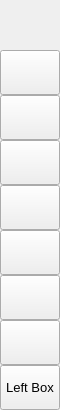
        <widget class="QFrame" name="leftMenuBg">
         <property name="minimumSize">
          <size>
           <width>60</width>
           <height>0</height>
          </size>
         </property>
         <property name="maximumSize">
          <size>
           <width>60</width>
           <height>16777215</height>
          </size>
         </property>
         <property name="frameShape">
          <enum>QFrame::NoFrame</enum>
         </property>
         <property name="frameShadow">
          <enum>QFrame::Raised</enum>
         </property>
         <layout class="QVBoxLayout" name="verticalLayout_3">
          <property name="spacing">
           <number>0</number>
          </property>
          <property name="leftMargin">
           <number>0</number>
          </property>
          <property name="topMargin">
           <number>0</number>
          </property>
          <property name="rightMargin">
           <number>0</number>
          </property>
          <property name="bottomMargin">
           <number>0</number>
          </property>
          <item>
           <widget class="QFrame" name="topLogoInfo">
            <property name="minimumSize">
             <size>
              <width>0</width>
              <height>50</height>
             </size>
            </property>
            <property name="maximumSize">
             <size>
              <width>16777215</width>
              <height>50</height>
             </size>
            </property>
            <property name="frameShape">
             <enum>QFrame::NoFrame</enum>
            </property>
            <property name="frameShadow">
             <enum>QFrame::Raised</enum>
            </property>
            <widget class="QFrame" name="topLogo">
             <property name="geometry">
              <rect>
               <x>10</x>
               <y>5</y>
               <width>42</width>
               <height>42</height>
              </rect>
             </property>
             <property name="minimumSize">
              <size>
               <width>42</width>
               <height>42</height>
              </size>
             </property>
             <property name="maximumSize">
              <size>
               <width>42</width>
               <height>42</height>
              </size>
             </property>
             <property name="styleSheet">
              <string notr="true">background-image: url(:/png/images/PNG1/PT.png)</string>
             </property>
             <property name="frameShape">
              <enum>QFrame::NoFrame</enum>
             </property>
             <property name="frameShadow">
              <enum>QFrame::Raised</enum>
             </property>
            </widget>
            <widget class="QLabel" name="titleLeftApp">
             <property name="geometry">
              <rect>
               <x>70</x>
               <y>8</y>
               <width>160</width>
               <height>20</height>
              </rect>
             </property>
             <property name="font">
              <font>
               <family>Segoe UI Semibold</family>
               <pointsize>12</pointsize>
               <italic>false</italic>
               <fontweight></fontweight>
              </font>
             </property>
             <property name="text">
              <string>PyDracula</string>
             </property>
             <property name="alignment">
              <set>Qt::AlignLeading|Qt::AlignLeft|Qt::AlignTop</set>
             </property>
            </widget>
            <widget class="QLabel" name="titleLeftDescription">
             <property name="geometry">
              <rect>
               <x>70</x>
               <y>27</y>
               <width>160</width>
               <height>16</height>
              </rect>
             </property>
             <property name="maximumSize">
              <size>
               <width>16777215</width>
               <height>16</height>
              </size>
             </property>
             <property name="font">
              <font>
               <family>Segoe UI</family>
               <pointsize>8</pointsize>
               <italic>false</italic>
               <bold>false</bold>
              </font>
             </property>
             <property name="text">
              <string>Modern GUI / Flat Style</string>
             </property>
             <property name="alignment">
              <set>Qt::AlignLeading|Qt::AlignLeft|Qt::AlignTop</set>
             </property>
            </widget>
           </widget>
          </item>
          <item>
           <widget class="QFrame" name="leftMenuFrame">
            <property name="frameShape">
             <enum>QFrame::NoFrame</enum>
            </property>
            <property name="frameShadow">
             <enum>QFrame::Raised</enum>
            </property>
            <layout class="QVBoxLayout" name="verticalMenuLayout">
             <property name="spacing">
              <number>0</number>
             </property>
             <property name="leftMargin">
              <number>0</number>
             </property>
             <property name="topMargin">
              <number>0</number>
             </property>
             <property name="rightMargin">
              <number>0</number>
             </property>
             <property name="bottomMargin">
              <number>0</number>
             </property>
             <item>
              <widget class="QFrame" name="toggleBox">
               <property name="maximumSize">
                <size>
                 <width>16777215</width>
                 <height>45</height>
                </size>
               </property>
               <property name="frameShape">
                <enum>QFrame::NoFrame</enum>
               </property>
               <property name="frameShadow">
                <enum>QFrame::Raised</enum>
               </property>
               <layout class="QVBoxLayout" name="verticalLayout_4">
                <property name="spacing">
                 <number>0</number>
                </property>
                <property name="leftMargin">
                 <number>0</number>
                </property>
                <property name="topMargin">
                 <number>0</number>
                </property>
                <property name="rightMargin">
                 <number>0</number>
                </property>
                <property name="bottomMargin">
                 <number>0</number>
                </property>
                <item>
                 <widget class="QPushButton" name="toggleButton">
                  <property name="sizePolicy">
                   <sizepolicy hsizetype="Expanding" vsizetype="Fixed">
                    <horstretch>0</horstretch>
                    <verstretch>0</verstretch>
                   </sizepolicy>
                  </property>
                  <property name="minimumSize">
                   <size>
                    <width>0</width>
                    <height>45</height>
                   </size>
                  </property>
                  <property name="font">
                   <font>
                    <family>Segoe UI</family>
                    <pointsize>10</pointsize>
                    <italic>false</italic>
                    <bold>false</bold>
                   </font>
                  </property>
                  <property name="cursor">
                   <cursorShape>PointingHandCursor</cursorShape>
                  </property>
                  <property name="layoutDirection">
                   <enum>Qt::LeftToRight</enum>
                  </property>
                  <property name="styleSheet">
                   <string notr="true">background-image: url(:/png/images/PNG1/dashboard-2-fill.png)</string>
                  </property>
                  <property name="text">
                   <string/>
                  </property>
                 </widget>
                </item>
               </layout>
              </widget>
             </item>
             <item alignment="Qt::AlignTop">
              <widget class="QFrame" name="topMenu">
               <property name="frameShape">
                <enum>QFrame::NoFrame</enum>
               </property>
               <property name="frameShadow">
                <enum>QFrame::Raised</enum>
               </property>
               <layout class="QVBoxLayout" name="verticalLayout_8">
                <property name="spacing">
                 <number>0</number>
                </property>
                <property name="leftMargin">
                 <number>0</number>
                </property>
                <property name="topMargin">
                 <number>0</number>
                </property>
                <property name="rightMargin">
                 <number>0</number>
                </property>
                <property name="bottomMargin">
                 <number>0</number>
                </property>
                <item>
                 <widget class="QPushButton" name="btn_home">
                  <property name="sizePolicy">
                   <sizepolicy hsizetype="Expanding" vsizetype="Fixed">
                    <horstretch>0</horstretch>
                    <verstretch>0</verstretch>
                   </sizepolicy>
                  </property>
                  <property name="minimumSize">
                   <size>
                    <width>0</width>
                    <height>45</height>
                   </size>
                  </property>
                  <property name="font">
                   <font>
                    <family>Segoe UI</family>
                    <pointsize>10</pointsize>
                    <italic>false</italic>
                    <bold>false</bold>
                   </font>
                  </property>
                  <property name="cursor">
                   <cursorShape>PointingHandCursor</cursorShape>
                  </property>
                  <property name="layoutDirection">
                   <enum>Qt::LeftToRight</enum>
                  </property>
                  <property name="styleSheet">
                   <string notr="true">background-image: url(:/png/images/PNG1/recycle-fill.svg)</string>
                  </property>
                  <property name="text">
                   <string/>
                  </property>
                 </widget>
                </item>
                <item>
                 <widget class="QPushButton" name="btn_widgets">
                  <property name="sizePolicy">
                   <sizepolicy hsizetype="Expanding" vsizetype="Fixed">
                    <horstretch>0</horstretch>
                    <verstretch>0</verstretch>
                   </sizepolicy>
                  </property>
                  <property name="minimumSize">
                   <size>
                    <width>0</width>
                    <height>45</height>
                   </size>
                  </property>
                  <property name="font">
                   <font>
                    <family>Segoe UI</family>
                    <pointsize>10</pointsize>
                    <italic>false</italic>
                    <bold>false</bold>
                   </font>
                  </property>
                  <property name="cursor">
                   <cursorShape>PointingHandCursor</cursorShape>
                  </property>
                  <property name="layoutDirection">
                   <enum>Qt::LeftToRight</enum>
                  </property>
                  <property name="styleSheet">
                   <string notr="true">background-image: url(:/png/images/PNG1/eye-2-line (1).svg)</string>
                  </property>
                  <property name="text">
                   <string/>
                  </property>
                 </widget>
                </item>
                <item>
                 <widget class="QPushButton" name="btn_new">
                  <property name="sizePolicy">
                   <sizepolicy hsizetype="Expanding" vsizetype="Fixed">
                    <horstretch>0</horstretch>
                    <verstretch>0</verstretch>
                   </sizepolicy>
                  </property>
                  <property name="minimumSize">
                   <size>
                    <width>0</width>
                    <height>45</height>
                   </size>
                  </property>
                  <property name="font">
                   <font>
                    <family>Segoe UI</family>
                    <pointsize>10</pointsize>
                    <italic>false</italic>
                    <bold>false</bold>
                   </font>
                  </property>
                  <property name="cursor">
                   <cursorShape>PointingHandCursor</cursorShape>
                  </property>
                  <property name="layoutDirection">
                   <enum>Qt::LeftToRight</enum>
                  </property>
                  <property name="styleSheet">
                   <string notr="true">background-image: url(:/png/images/PNG1/open-arm-fill.png)</string>
                  </property>
                  <property name="text">
                   <string/>
                  </property>
                 </widget>
                </item>
                <item>
                 <widget class="QPushButton" name="btn_save">
                  <property name="sizePolicy">
                   <sizepolicy hsizetype="Expanding" vsizetype="Fixed">
                    <horstretch>0</horstretch>
                    <verstretch>0</verstretch>
                   </sizepolicy>
                  </property>
                  <property name="minimumSize">
                   <size>
                    <width>0</width>
                    <height>45</height>
                   </size>
                  </property>
                  <property name="font">
                   <font>
                    <family>Segoe UI</family>
                    <pointsize>10</pointsize>
                    <italic>false</italic>
                    <bold>false</bold>
                   </font>
                  </property>
                  <property name="cursor">
                   <cursorShape>PointingHandCursor</cursorShape>
                  </property>
                  <property name="layoutDirection">
                   <enum>Qt::LeftToRight</enum>
                  </property>
                  <property name="styleSheet">
                   <string notr="true">background-image: url(:/png/images/PNG1/money-dollar-box-fill.png)</string>
                  </property>
                  <property name="text">
                   <string/>
                  </property>
                 </widget>
                </item>
                <item>
                 <widget class="QPushButton" name="pushButton">
                  <property name="minimumSize">
                   <size>
                    <width>0</width>
                    <height>45</height>
                   </size>
                  </property>
                  <property name="styleSheet">
                   <string notr="true">background-image: url(:/png/images/PNG1/模型列表.svg)</string>
                  </property>
                  <property name="text">
                   <string/>
                  </property>
                 </widget>
                </item>
                <item>
                 <widget class="QPushButton" name="btn_database">
                  <property name="sizePolicy">
                   <sizepolicy hsizetype="Expanding" vsizetype="Fixed">
                    <horstretch>0</horstretch>
                    <verstretch>0</verstretch>
                   </sizepolicy>
                  </property>
                  <property name="minimumSize">
                   <size>
                    <width>0</width>
                    <height>45</height>
                   </size>
                  </property>
                  <property name="font">
                   <font>
                    <family>Segoe UI</family>
                    <pointsize>10</pointsize>
                    <italic>false</italic>
                    <bold>false</bold>
                   </font>
                  </property>
                  <property name="cursor">
                   <cursorShape>PointingHandCursor</cursorShape>
                  </property>
                  <property name="layoutDirection">
                   <enum>Qt::LeftToRight</enum>
                  </property>
                  <property name="styleSheet">
                   <string notr="true">background-image: url(:/png/images/PNG1/database-2-line.png)</string>
                  </property>
                  <property name="text">
                   <string/>
                  </property>
                 </widget>
                </item>
               </layout>
              </widget>
             </item>
             <item alignment="Qt::AlignBottom">
              <widget class="QFrame" name="bottomMenu">
               <property name="frameShape">
                <enum>QFrame::NoFrame</enum>
               </property>
               <property name="frameShadow">
                <enum>QFrame::Raised</enum>
               </property>
               <layout class="QVBoxLayout" name="verticalLayout_9">
                <property name="spacing">
                 <number>0</number>
                </property>
                <property name="leftMargin">
                 <number>0</number>
                </property>
                <property name="topMargin">
                 <number>0</number>
                </property>
                <property name="rightMargin">
                 <number>0</number>
                </property>
                <property name="bottomMargin">
                 <number>0</number>
                </property>
                <item>
                 <widget class="QPushButton" name="toggleLeftBox">
                  <property name="sizePolicy">
                   <sizepolicy hsizetype="Expanding" vsizetype="Fixed">
                    <horstretch>0</horstretch>
                    <verstretch>0</verstretch>
                   </sizepolicy>
                  </property>
                  <property name="minimumSize">
                   <size>
                    <width>0</width>
                    <height>45</height>
                   </size>
                  </property>
                  <property name="font">
                   <font>
                    <family>Segoe UI</family>
                    <pointsize>10</pointsize>
                    <italic>false</italic>
                    <bold>false</bold>
                   </font>
                  </property>
                  <property name="cursor">
                   <cursorShape>PointingHandCursor</cursorShape>
                  </property>
                  <property name="layoutDirection">
                   <enum>Qt::LeftToRight</enum>
                  </property>
                  <property name="styleSheet">
                   <string notr="true">background-image: url(:/icons/images/icons/icon_settings.png);</string>
                  </property>
                  <property name="text">
                   <string>Left Box</string>
                  </property>
                 </widget>
                </item>
               </layout>
              </widget>
             </item>
            </layout>
           </widget>
          </item>
         </layout>
        </widget>
